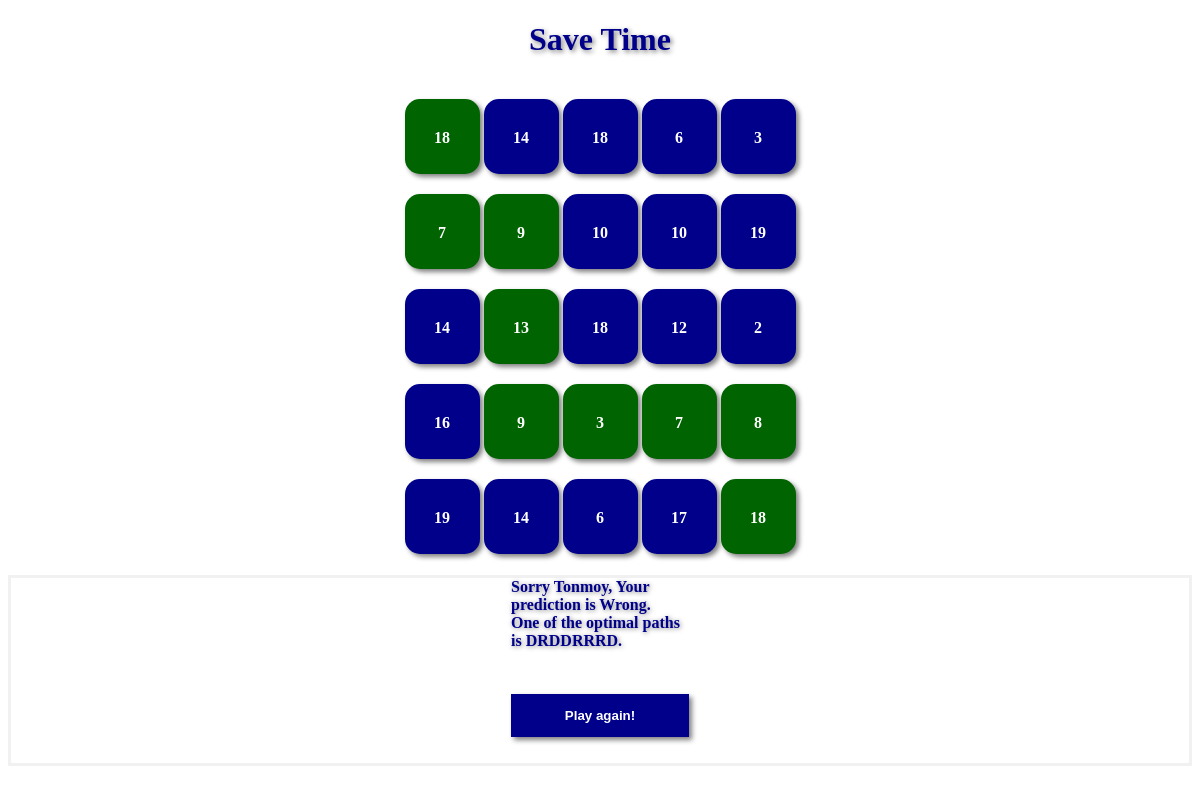
The page /result.php on the database its author committed.
### tables this page shows
CREATE TABLE `info` (
  `num` int(11) NOT NULL
);

CREATE TABLE `name` (
  `name` varchar(255) NOT NULL
);

### result.php (the view, shortened to what this page needs)
<!DOCTYPE html>
<html>
<head>
	<link rel="stylesheet" href="includes/style.css">
</head>
<body>
	<?php include 'config.php';?>
  	<?php $sizes = mysqli_query($conn, "SELECT * FROM gr_sz;");?>
  	<?php $size=mysqli_fetch_assoc($sizes);?>
  	<?php $gr_sz=$size['gr_sz'];?>
	<?php $vals = mysqli_query($conn, "SELECT * FROM info;");?>
	<?php
		$cnt=0;
		while($chk=mysqli_fetch_assoc($vals)){
			$val[$cnt]=$chk['num'];
			$dis[$cnt]=100000000000000;
			$cnt=$cnt+1;
		}
		$dis[0]=$val[0];
		$vis[0]=0;
		$sz=$gr_sz*$gr_sz;
		$s=1;
		for($i=0;$i<$s;$i=$i+1){
			$u=$vis[$i];
			$v=$u+1;
			if($v>=0 && $v<$sz && $v%$gr_sz!=0 && $dis[$u]+$val[$v]<$dis[$v]){
				$dis[$v]=$dis[$u]+$val[$v];
				$vis[$s]=$v;
				$par[$v]=$u;
				$s=$s+1;
			}
			$v=$u+$gr_sz;
			if($v>=0 && $v<$sz && $dis[$u]+$val[$v]<$dis[$v]){
				$dis[$v]=$dis[$u]+$val[$v];
				$vis[$s]=$v;
				$par[$v]=$u;
				$s=$s+1;
			}
		}
		$sum=$val[0];
		if($sum!=$dis[$sz-1]){
			for($i=0;$i<$sz;$i=$i+1){
				$p[$i]=0;
			}
			for($u=$sz-1;$u>0;$u=$par[$u]){
				$v=$par[$u];
				if($v+1==$u){
					$path.="R";
				}
				if($v+$gr_sz==$u){
					$path.="D";
				}
				$p[$v]=1;
				$p[$u]=1;
			}
			$path=strrev($path);
		}
	?>
	<h1>Save Time</h1>
	<table>
		<?php $vals = mysqli_query($conn, "SELECT * FROM info;");?>
		<?php for($i=1; $i<=$gr_sz; $i=$i+1){?>
			<tr>
				<?php for($j=1; $j<=$gr_sz; $j=$j+1){?>
					<td>
						<?php $val=mysqli_fetch_assoc($vals);?>
						<?php if($p[($i-1)*$gr_sz+$j-1]!=1){?>
							<div>
								<p style="padding-top: 30px"><?php echo $val['num'];?></p>
							</div>
						<?php }?>
						<?php if($p[($i-1)*$gr_sz+$j-1]==1){?>
							<div style="background-color: darkgreen;">
								<p style="padding-top: 30px"><?php echo $val['num'];?></p>
							</div>
						<?php }?>
					</td>
				<?php }?>
			</tr>
		<?php }?>
	</table>
	<br>
	<?php $names = mysqli_query($conn, "SELECT * FROM name;");?>
  	<?php $name=mysqli_fetch_assoc($names);?>
	<form action="start.php" method="POST">
		<?php if($sum!=$dis[$sz-1]){?>
	    	<label for="resume">Sorry <?php echo $name['name'];?>, Your prediction is Wrong.</label><br>
	    	<label for="resume">One of the optimal paths is <?php echo $path;?>.</label><br>
	    <?php }?>
	    <br><br>
	    <button name="resume">Play again!</button><br><br>
  	</form>
</body>
</html>

### includes/style.css (style rules this page uses)
form { border: 3px solid #f1f1f1; padding-right: 500px; padding-left: 500px; margin: auto; }
table { align-content: center; margin: auto; }
button { background-color: darkblue; color: white; padding: 14px 20px; margin: 8px 0; border: none; cursor: pointer; width: 100%; font-weight: bold; box-shadow: 3px 3px 5px grey; }
h1 { text-align: center; color: darkblue; text-shadow: 2px 2px 5px grey; }
label { color: darkblue; font-weight: bold; text-shadow: 1px 1px 5px grey; }
div { width: 75px; height: 75px; background-color: darkblue; border-radius: 20%; box-shadow: 3px 3px 5px grey; }
td { color: white; font-weight: bold; text-align: center; }

### rows shown on the page
info: num "18"
info: num "14"
info: num "18"
info: num "6"
info: num "3"
info: num "7"
info: num "9"
info: num "10"
info: num "10"
info: num "19"
info: num "14"
info: num "13"
info: num "18"
info: num "12"
info: num "2"
info: num "16"
info: num "9"
info: num "3"
info: num "7"
info: num "8"
info: num "19"
info: num "14"
info: num "6"
info: num "17"
info: num "18"
name: name "Tonmoy"

### other values the page prints
$path "DRDDRRRD"
